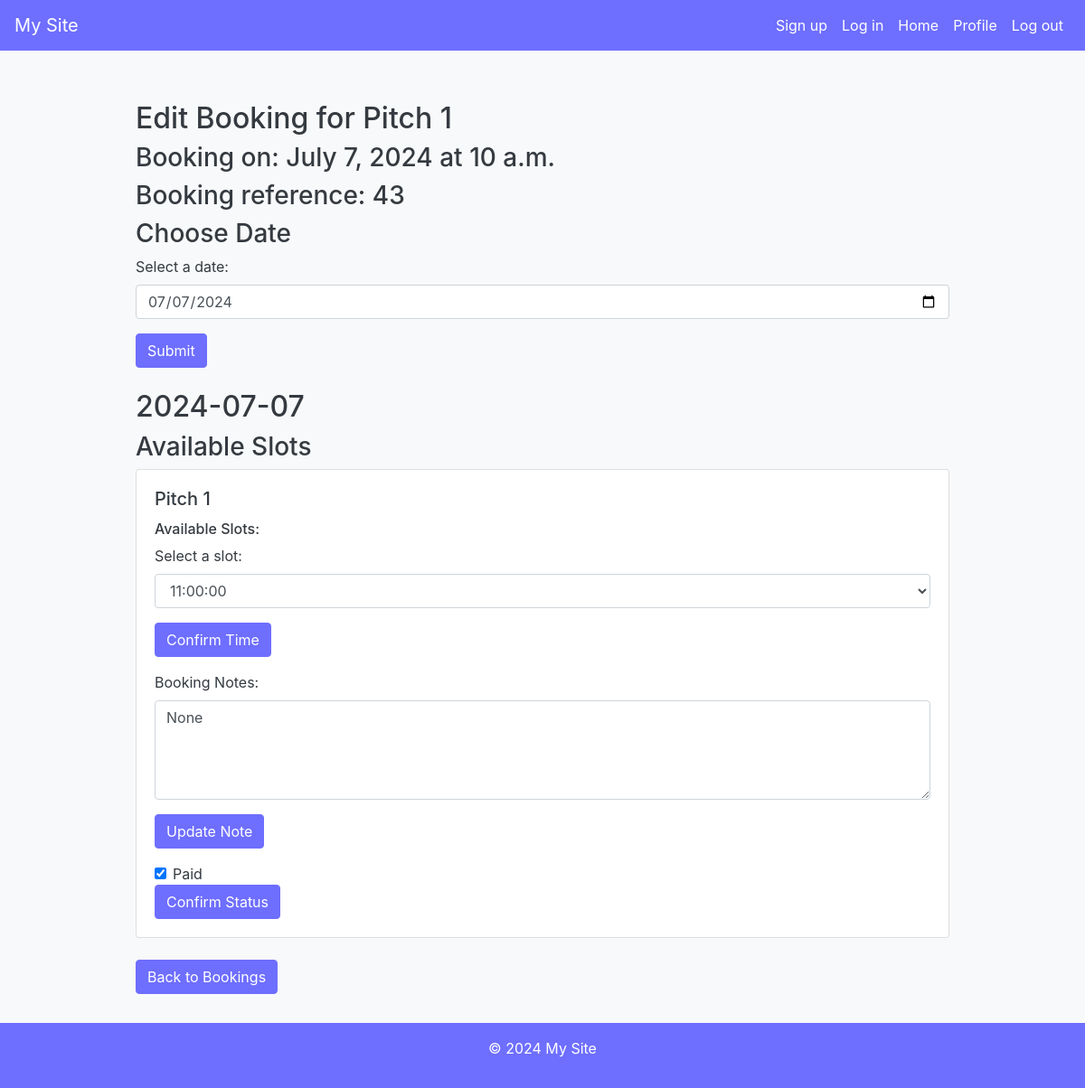
The app's page /bookings/43/edit (signed in) with its own data.
### customer/models.py (models this page shows, shortened)
class Booking(models.Model):
    user = models.ForeignKey(User, on_delete=models.CASCADE)
    sub_facility = models.ForeignKey(NormalFacility, on_delete=models.CASCADE)
    date = models.DateField()
    time = models.TimeField()
    paid = models.BooleanField(default=False)
    booking_notes = models.TextField(blank=True, null=True)  # Add this line

### business/models.py (models this page shows)
class NormalFacility(models.Model):
    facility = models.ForeignKey(Facility, on_delete=models.CASCADE)
    name = models.CharField(max_length=100)
    description = models.TextField()
    opening_time = models.TimeField()
    closing_time = models.TimeField()
    monday_open = models.TimeField()
    monday_close = models.TimeField()
    tuesday_open = models.TimeField()
    tuesday_close = models.TimeField()
    wednesday_open = models.TimeField()
    wednesday_close = models.TimeField()
    thursday_open = models.TimeField()
    thursday_close = models.TimeField()
    friday_open = models.TimeField()
    friday_close = models.TimeField()
    saturday_open = models.TimeField()
    saturday_close = models.TimeField()
    sunday_open = models.TimeField()
    sunday_close = models.TimeField()
    slot_frequency = models.IntegerField()  # e.g., every 15 minutes
    slot_length = models.IntegerField()  # in minutes
    slot_price = models.DecimalField(max_digits=10, decimal_places=2)
    additional_minutes = models.IntegerField()
    additional_price = models.DecimalField(max_digits=10, decimal_places=2)
    slot_quantity = models.IntegerField()

### customer/views.py (the view, shortened to what this page needs)
# urls.py: path('bookings/<int:booking_id>/edit', edit_booking, name='edit_booking'),
@login_required_customer
def edit_booking(request, booking_id):
    booking = get_object_or_404(Booking, id=booking_id)
    if booking.user != request.user and booking.sub_facility.facility.business != request.user.business_link.business:
        print(booking.user, request.user)
        print(booking)
        return redirect('/customer/home')  # Redirect to a booking list or an error page if needed
    sub_facility = booking.sub_facility
    facility = sub_facility.facility
    selected_date = booking.date
    selected_date_str = request.GET.get('date', None)
    if selected_date_str:
        selected_date = parse_date(selected_date_str)
    else:
        selected_date = booking.date
    closed_dates = CloseNormalFacility.objects.filter(normal_facility=sub_facility)
    slots = []
    if not closed_dates.filter(date=selected_date).exists():
        day_of_week = selected_date.weekday()
        opening_time, closing_time = get_opening_closing_times(sub_facility, day_of_week)
        existing_bookings = Booking.objects.filter(sub_facility=sub_facility, date=selected_date)
        current_time = datetime.datetime.combine(selected_date, opening_time)
        end_time = datetime.datetime.combine(selected_date, closing_time)
        slot_frequency = datetime.timedelta(minutes=sub_facility.slot_frequency)
        while current_time < end_time:
            bookings_at_slot = 0
            for existing_booking in existing_bookings:
                booking_start = datetime.datetime.combine(selected_date, existing_booking.time)
                booking_end = booking_start + datetime.timedelta(minutes=sub_facility.slot_length)
                if current_time < booking_end and (current_time + datetime.timedelta(minutes=sub_facility.slot_length)) > booking_start:
                    bookings_at_slot += 1
            if bookings_at_slot < sub_facility.slot_quantity:
                slots.append(str(current_time.time()))
            current_time += slot_frequency
    return render(request, 'edit_booking1.html', {
        'booking': booking,
        'facility': facility,
        'sub_facility': sub_facility,
        'slots': slots,
        'selected_date': selected_date.strftime('%Y-%m-%d')
    })

### customer/views.py (called while the page is built)
def get_opening_closing_times(sub_facility, day_of_week):
    if day_of_week == 0:
        return sub_facility.monday_open, sub_facility.monday_close
    elif day_of_week == 1:
        return sub_facility.tuesday_open, sub_facility.tuesday_close
    elif day_of_week == 2:
        return sub_facility.wednesday_open, sub_facility.wednesday_close
    elif day_of_week == 3:
        return sub_facility.thursday_open, sub_facility.thursday_close
    elif day_of_week == 4:
        return sub_facility.friday_open, sub_facility.friday_close
    elif day_of_week == 5:
        return sub_facility.saturday_open, sub_facility.saturday_close
    elif day_of_week == 6:
        return sub_facility.sunday_open, sub_facility.sunday_close
    return None, None

### customer/templates/edit_booking1.html (shortened to what this page needs)
{% extends "base.html" %}
{% block content %}
  <div class="container mt-4">
    <h2>Edit Booking for {{ booking.sub_facility.name }}</h2>
    <h3>Booking on: {{ booking.date }} at {{ booking.time }}</h3>
    <h3>Booking reference: {{ booking.id }}</h3>
    <h3>Choose Date</h3>
    <form method="GET" id="dateForm" onsubmit="return redirectWithDate('{{ booking.id }}')" class="mb-4">
      <div class="form-group">
        <label for="date">Select a date:</label>
        <input type="date" id="date" name="date" value="{{ selected_date }}" class="form-control">
      </div>
      <button type="submit" class="btn btn-primary">Submit</button>
    </form>
    <h2>{{ selected_date }}</h2>
    <h3>Available Slots</h3>
    <div class="row">
      <div class="col">
        <div class="card mb-4">
          <div class="card-body">
            <h5 class="card-title">{{ sub_facility.name }}</h5>
            <h6>Available Slots:</h6>
            <form method="POST" id="time">
              <div class="form-group">
                <label for="slot">Select a slot:</label>
                <select name="time" id="time" class="form-control">
                  {% for slot_time in slots %}
                    <option value="{{ slot_time }}">{{ slot_time }}</option>
                  {% endfor %}
                </select>
              </div>
              <button type="submit" name="type" value="Confirm Time" class="btn btn-primary">Confirm Time</button>
            </form>
            <form method="POST" id="notes" class="mt-3">
              <div class="form-group">
                <label for="notes">Booking Notes:</label>
                <textarea name="notes" id="notes" rows="4" class="form-control">{{ booking.booking_notes }}</textarea>
              </div>
              <button type="submit" name="type" value="Update Note" class="btn btn-primary">Update Note</button>
            </form>
            {% if booking.sub_facility.facility.business == request.user.business_link.business %}
              <form method="POST" id="paid" class="mt-3">
                <div class="form-check">
                  <input class="form-check-input" type="checkbox" id="paid" name="paid" {% if booking.paid %}checked{% endif %}>
                  <label class="form-check-label" for="paid">
                    Paid
                  </label>
                </div>
                <button type="submit" name="type" value="Confirm Status" class="btn btn-primary">Confirm Status</button>
              </form>
            {% endif %}
          </div>
        </div>
      </div>
    </div>
    {% if booking.sub_facility.facility.business == request.user.business_link.business %}
      <button class="btn btn-primary" onclick="window.location.href='/facility/normal/bookings/{{ booking.sub_facility.id }}'">Back to Bookings</button>
    {% else %}
      <button class="btn btn-primary" onclick="window.location.href='/customer/home'">Back to Bookings</button>
    {% endif %}
  </div>
{% endblock %}

### templates/base.html (style rules this page uses)
:root { --primary: #6E6EFF; --secondary: #ffffff; --success: #28a745; --info: #17a2b8; --warning: #ffc107; --danger: #dc3545; --light: #f8f9fa; --dark: #343a40; }
body { background-color: var(--light); color: var(--dark); display: flex; flex-direction: column; min-height: 100vh; }
.container { max-width: 960px; }
.btn-primary { background-color: var(--primary); border-color: var(--primary); }

### records on screen
Booking: sub_facility.name "Pitch 1", date "July 7, 2024", time "10 a.m.", id "43", notes "None", paid "☑"
NormalFacility: name "Pitch 1"

### other values on screen
{{ selected_date }} "2024-07-07"
form field time "11:00:00"
